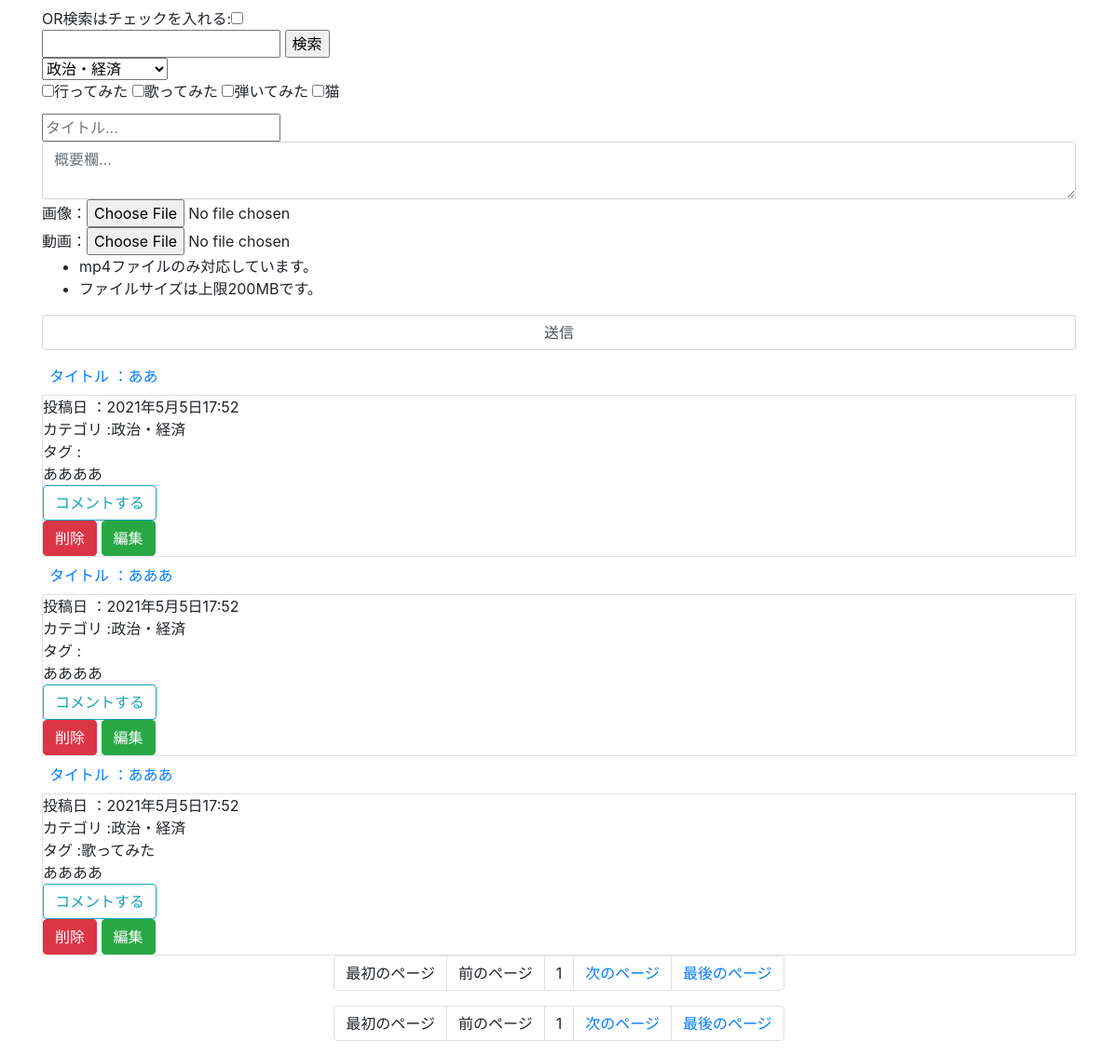
The page / on the database its author committed.
### tube/models.py (models this page shows, shortened)
class Tag(models.Model):
    class Meta:
        db_table = "tag"
    id     = models.UUIDField(default=uuid.uuid4, primary_key=True, editable=False )
    name   = models.CharField(verbose_name="タグ名", max_length=20)
    def __str__(self):
        return self.name

class Video(models.Model):
    class Meta:
        db_table = "video"
    id       = models.UUIDField(default=uuid.uuid4, primary_key=True, editable=False )
    title    = models.CharField(verbose_name="タイトル", max_length=50)
    category = models.ForeignKey(Category, verbose_name="カテゴリ", on_delete=models.PROTECT)
    tag      = models.ManyToManyField(Tag, verbose_name="タグ", blank=True)
    description  = models.CharField(verbose_name="動画説明文", max_length=300)
    dt           = models.DateTimeField(verbose_name="投稿日", default=timezone.now)
    edited       = models.BooleanField(default=False)
    image        = models.ImageField(verbose_name="画像",upload_to="tube/image",blank=True)
    movie        = models.FileField(verbose_name="動画",upload_to="tube/movie",blank=True)

class Category(models.Model):
    class Meta:
        db_table = "category"
    id     = models.UUIDField(default=uuid.uuid4, primary_key=True, editable=False )
    name   = models.CharField(verbose_name="カテゴリ名", max_length=20)

### tube/views.py (the view, shortened to what this page needs)
class IndexView(View):
    def get(self, request, *args, **kwargs):
        categories = Category.objects.all()
        tags       = Tag.objects.all()
        if "search" in request.GET:
            if request.GET["search"] == "" or request.GET["search"].isspace():
                return redirect("tube:index")
            search = request.GET["search"].replace("　", " ")
            search_list = search.split(" ")
            query = Q()
            for word in search_list:
                if "option" in request.GET:
                    query |= Q(description__contains=word)
                else:
                    query &= Q(description__contains=word)
            videos = Video.objects.filter(query).order_by("-dt")
        else:
            videos = Video.objects.all().order_by("-dt")
        paginator   = Paginator(videos,3) #←(ページネーション化させたいデータ、ページ数)
        if "page" in request.GET:
            videos    = paginator.get_page(request.GET["page"])
        else:
            videos    = paginator.get_page(1)
        context = {"videos": videos,
                   "categories":categories,
                   "tags":tags,
                   }
        return render(request, "tube/index.html", context)

### tube/templatetags/param_change.py (called while the page is built)
@register.simple_tag()
def url_replace(request, field, value):
    dict_           = request.GET.copy()
    dict_[field]    = value
    return dict_.urlencode()

### templates/tube/index.html (shortened to what this page needs)
{% extends "common/sidebar.html" %}
{% load static %}
{% load param_change %}
{% block main %}
<main class="container">
        <form method="GET">
            <div>OR検索はチェックを入れる:<input type="checkbox" name="option" {% if request.GET.option %}checked{% endif %}></div>
            <input type="text" name="search" value="{{ request.GET.search }}">
            <input type="submit" value="検索">
        </form>
        <form method="POST" enctype="multipart/form-data">
            <div>
                <select name="category">
                    {% for category in categories %}
                    <option value="{{ category.id }}">{{ category.name }}</option>
                    {% endfor %}
                </select>
            </div>
            <div>
                {% for tag in tags %}
                <input id ="{{ tag.id }}" type="checkbox" name="tag" value="{{ tag.id }}"><label for="{{ tag.id }}">{{ tag.name }}</label>
                {% endfor %}
            </div>
            <div><input class = "form-text" placeholder="タイトル..." name="title" value="{{ request.POST.title }}"></div>
            <div><textarea class="form-control" name="description" placeholder="概要欄...">{{ video.description }}</textarea></div>
            <div>画像：<input type="file" accept=".jpg,.png" name="image"></div>
            <div>動画：<input type="file" accept="video/mp4" name="movie"></div>
            <div>
                <ul>
                    <li>mp4ファイルのみ対応しています。</li>
                    <li>ファイルサイズは上限200MBです。</li>
                 </ul>
            </div>
            <input class="form-control my-2" type="submit" value="送信">
        </form>
        {% for video in videos %}
           <div class="video_content_list">
               <div class="video_content">
                    <a class="video_content_link" href="{% url 'tube:single' video.id %}">
                        <div>タイトル ：{{ video.title }}</div>
                    </a>
               </div>
           </div>
           <div class="border">
             <div>
                 {% if video.edited %}更新日 ：{{ video.dt }}
                 {% else %}投稿日 ：{{ video.dt }}
                 {% endif %}
             </div>
             <div>カテゴリ :{{ video.category.name }}</div>
             <div>タグ :{% for tag in video.tag.all %}{{ tag }} {% endfor %}</div>
             <div>{{ video.description }}</div>
             <div>
                 <a class="btn btn-outline-info" href="{% url 'tube:single' video.id %}">コメントする</a>
             </div>
             <a class="btn btn-danger" href="{% url 'tube:delete' video.id %}">削除</a>
             <a class="btn btn-success" href="{% url 'tube:update' video.id %}">編集</a>
           </div>
       {% endfor %}
        <ul class="pagination justify-content-center">
            {% if videos.has_previous %}
            <li class="page-item"><a class="page-link" href="?page={{ videos.start_index }}">最初のページ</a></li>
            <li class="page-item"><a class="page-link" href="?page={{ videos.previous_page_number }}">前のページ</a></li>
            {% else %}
            <li class="page-item"><a class="page-link">最初のページ</a></li>
            <li class="page-item"><a class="page-link">前のページ</a></li>
            {% endif %}
            <li class="page-item"><a class="page-link">{{ videos.number }}</a></li>
            {% if videos.has_next %}
            <li class="page-item"><a class="page-link" href="?page={{ videos.next_page_number }}">次のページ</a></li>
            <li class="page-item"><a class="page-link" href="?page={{ videos.end_index }}">最後のページ</a></li>
            {% else %}
            <li class="page-item"><a class="page-link">次のページ</a></li>
            <li class="page-item"><a class="page-link">最後のページ</a></li>
            {% endif %}
        </ul>
        <ul class="pagination justify-content-center">
            {% if videos.has_previous %}
            <li class="page-item"><a class="page-link" href="?{% url_replace request 'page' '1' %}">最初のページ</a></li>
            <li class="page-item"><a class="page-link" href="?{% url_replace request 'page' videos.previous_page_number %}">前のページ</a></li>
            {% else %}
            <li class="page-item"><a class="page-link">最初のページ</a></li>
            <li class="page-item"><a class="page-link">前のページ</a></li>
            {% endif %}
            <li class="page-item"><a class="page-link">{{ videos.number }}</a></li>
            {% if videos.has_next %}
            <li class="page-item"><a class="page-link" href="?{% url_replace request 'page' videos.next_page_number %}">次のページ</a></li>
            <li class="page-item"><a class="page-link" href="?{% url_replace request 'page' videos.paginator.num_pages %}">最後のページ</a></li>
            {% else %}
            <li class="page-item"><a class="page-link">次のページ</a></li>
            <li class="page-item"><a class="page-link">最後のページ</a></li>
            {% endif %}
        </ul>
</main>
{% endblock %}

### static/common/css/style.css (style rules this page uses)
.video_content_list { display:flex; flex-wrap:wrap; }
.video_content { width:calc(100% / 2); }
.video_content_link { display:block; margin:0.5rem; }

### rows shown on the page
Tag: name "行ってみた"
Tag: name "歌ってみた"
Tag: name "弾いてみた"
Tag: name "猫"
Video: title "ああ", dt "2021年5月5日17:52", category.name "政治・経済", description "ああああ"
Video: title "あああ", dt "2021年5月5日17:52", category.name "政治・経済", description "ああああ"
Video: title "あああ", dt "2021年5月5日17:52", category.name "政治・経済", description "ああああ"

### other values the page prints
{{ videos.number }} "1"
form field category "政治・経済"
